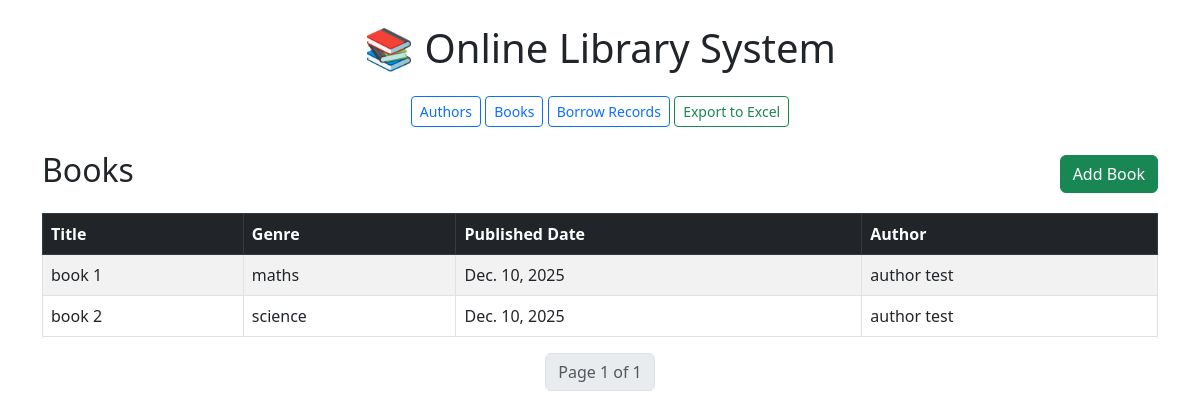
The page /books/ on the database its author committed.
### library/models.py (models this page shows, shortened)
class Book(models.Model):
    title = models.CharField(max_length=200)
    genre = models.CharField(max_length=100)
    published_date = models.DateField()
    author = models.ForeignKey(Author, on_delete=models.CASCADE)

class Author(models.Model):
    name = models.CharField(max_length=100)
    email = models.EmailField(unique=True)
    bio = models.TextField()

### library/views.py (the view)
# urls.py: path('books/', BookListView.as_view(), name='book-list'),
class BookListView(View):
    def get(self, request):
        books = Book.objects.all()
        paginator = Paginator(books, 5)
        page = request.GET.get('page')
        page_obj = paginator.get_page(page)
        return render(request, 'library/book_list.html', {'books': page_obj})

### library/templates/library/book_list.html (shortened to what this page needs)
{% extends 'library/base.html' %}
{% block content %}
<div class="d-flex justify-content-between align-items-center mb-3">
    <h2>Books</h2>
    <a href="{% url 'book-add' %}" class="btn btn-success">Add Book</a>
</div>
{% if books %}
    <table class="table table-bordered table-striped">
        <thead class="table-dark">
            <tr>
                <th>Title</th>
                <th>Genre</th>
                <th>Published Date</th>
                <th>Author</th>
            </tr>
        </thead>
        <tbody>
            {% for book in books %}
            <tr>
                <td>{{ book.title }}</td>
                <td>{{ book.genre }}</td>
                <td>{{ book.published_date }}</td>
                <td>{{ book.author.name }}</td>
            </tr>
            {% endfor %}
        </tbody>
    </table>
    <nav>
        <ul class="pagination justify-content-center">
            <li class="page-item disabled">
                <span class="page-link">
                    Page {{ books.number }} of {{ books.paginator.num_pages }}
                </span>
            </li>
        </ul>
    </nav>
{% else %}
    <div class="alert alert-warning">No books available.</div>
{% endif %}
{% endblock %}

### library/templates/library/base.html (shortened to what this page needs)
<!DOCTYPE html>
<html>
<head>
    <link href="https://cdn.jsdelivr.net/npm/bootstrap@5.3.0/dist/css/bootstrap.min.css" rel="stylesheet">
</head>
<body>
    <div class="container mt-4">
        <h1 class="mb-4 text-center">📚 Online Library System</h1>
        <nav class="mb-4 text-center">
            <a href="{% url 'author-list' %}" class="btn btn-outline-primary btn-sm">Authors</a>
            <a href="{% url 'book-list' %}" class="btn btn-outline-primary btn-sm">Books</a>
            <a href="{% url 'borrow-list' %}" class="btn btn-outline-primary btn-sm">Borrow Records</a>
            <a href="{% url 'export-excel' %}" class="btn btn-outline-success btn-sm">Export to Excel</a>
        </nav>
        {% block content %}{% endblock %}
    </div>
</body>
</html>

### rows shown on the page
Book: title "book 1", genre "maths", published_date "Dec. 10, 2025", author.name "author test"
Book: title "book 2", genre "science", published_date "Dec. 10, 2025", author.name "author test"

### other values the page prints
{{ books.number }} "1"
{{ books.paginator.num_pages }} "1"
